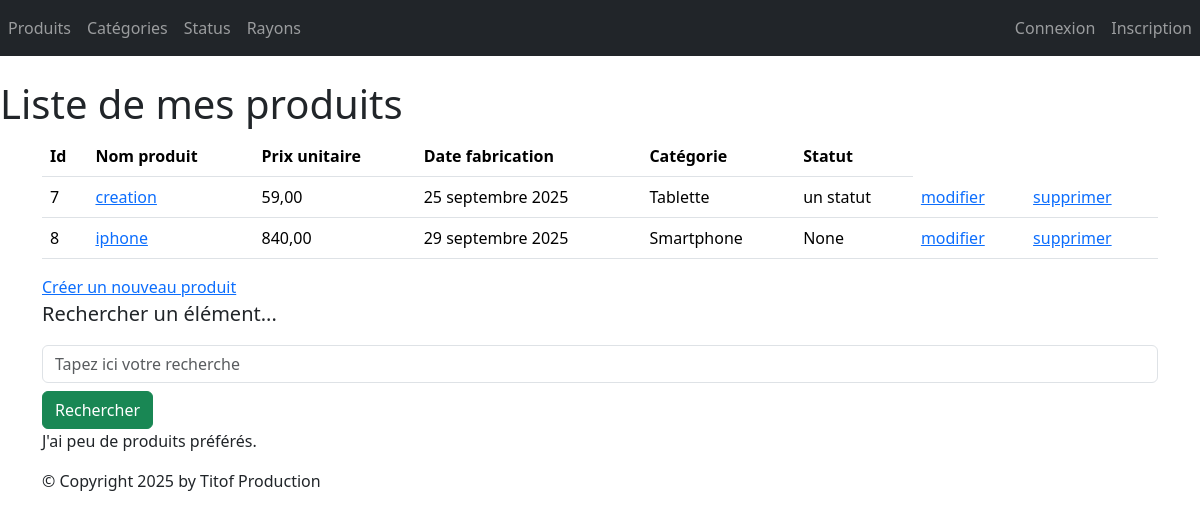
Before: /monApp/produits/ with the older database file.
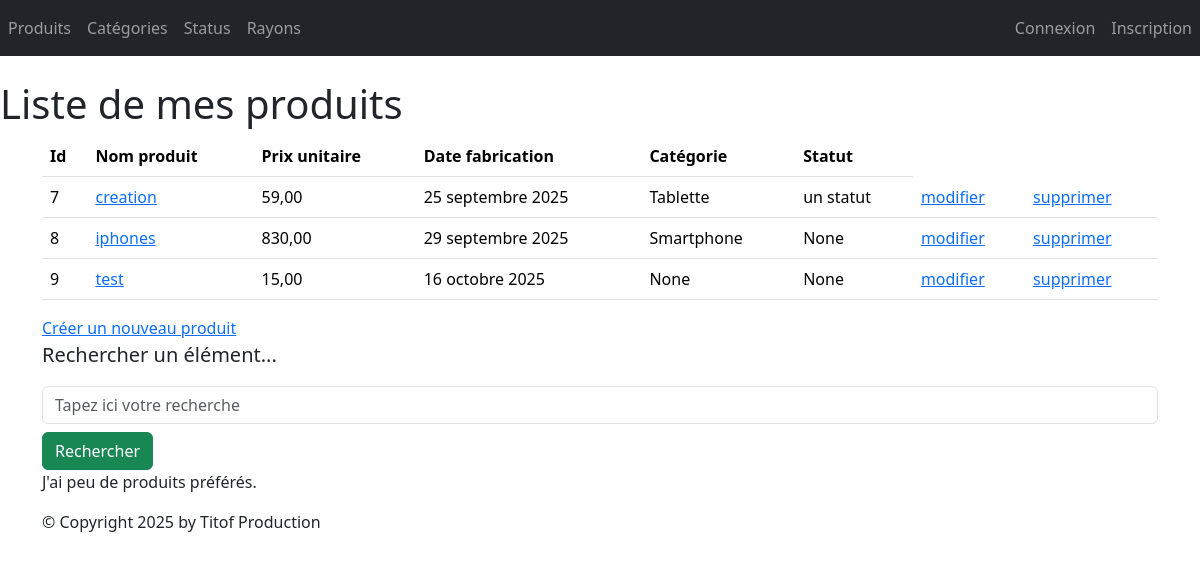
After: the same page with the newer database file.
### monApp/models.py (models this page shows, shortened)
class Produit(models.Model):
    refProd = models.AutoField(primary_key=True)
    intituleProd = models.CharField(max_length=200)
    prixUnitaireProd = models.DecimalField(max_digits=10, decimal_places=2)
    dateFabProd = models.DateField(default=date.today)
    categorie = models.ForeignKey(Categorie, on_delete=models.CASCADE, related_name="produits_categorie", null=True, blank=True)
    status = models.ForeignKey(Statut, on_delete=models.CASCADE, related_name="produits_status",null=True, blank=True)

class Categorie(models.Model):
    idCat = models.AutoField(primary_key=True)
    nomCat = models.CharField(max_length=100)
    def __str__(self):
        return self.nomCat

class Statut(models.Model):
    idStatus = models.AutoField(primary_key=True)
    libelleStatus = models.CharField(max_length=100, default='')
    def __str__(self):
        return self.libelleStatus

### monApp/views.py (the view)
# urls.py: path("produits/",views.ProduitListView.as_view(),name="lst_prdts"),
class ProduitListView(ListView):
    model = Produit
    template_name = "monApp/list_produits.html"
    context_object_name = "prdts"
    def get_queryset(self):
        query = self.request.GET.get('search')
        if query:
            return Produit.objects.filter(intituleProd__icontains=query).select_related('categorie').select_related('status')
        return Produit.objects.select_related('categorie').select_related('status')
    def get_context_data(self, **kwargs):
        context = super(ProduitListView, self).get_context_data(**kwargs)
        context['titremenu'] = "Liste de mes produits"
        return context

### monApp/templates/monApp/list_produits.html
{% extends 'monApp/base.html' %}
{% block menu %}
    <h1>{{titremenu}}</h1>
{% endblock %}
{% block contenu %}
    <table class="table">
        <thead>
            <th>Id</th>
            <th>Nom produit</th>
            <th>Prix unitaire</th>
            <th>Date fabrication</th>
            <th>Catégorie</th>
            <th>Statut</th>
        </thead>
            <tbody>
                {% for prdt in prdts %}
                <tr>
                    <td>{{ prdt.refProd }} </td>
                    <td> <a href="{% url 'dtl_prdt' prdt.refProd %}">{{ prdt.intituleProd }}</a> </td>
                    <td>{{ prdt.prixUnitaireProd }} </td>
                    <td>{{ prdt.dateFabProd }} </td>
                    <td>{{ prdt.categorie }} </td>
                    <td>{{ prdt.status }} </td>
                    <td><a href="{% url 'prdt_chng' prdt.refProd %}">modifier</a></td>
                    <td><a href="{% url 'prdt_del' prdt.refProd %}">supprimer</a></td>
                </tr>
                {% endfor %}
        </tbody>
    </table>
    <a href="{% url 'crt_prdt' %}">Créer un nouveau produit</a>
    <p class="lead mb-3 ml-0">Rechercher un élément...</p>
    <form method="GET" action="">
        <input class="form-control" type="text" name="search" placeholder="Tapez ici votre recherche"
        value="{{ request.GET.search }}">
        <button type="submit" class="btn btn-success mt-2">Rechercher</button>
    </form>
    <p>
    J'ai
    {% if prdts|length < 5 %}
    peu de
    {% elif prdts|length < 10 %}
    quelques
    {% else %}
    beaucoup de
    {% endif %}
    produits préférés.
    </p>
{% endblock %}

### monApp/templates/monApp/base.html (shortened to what this page needs)
<!doctype html>
{% load static %}
<html lang="fr">
    <head>
        {% block styles %}
            <link rel="stylesheet" href="{% static 'styles.css' %}" />
            {% load bootstrap5 %}
            {% bootstrap_css %}
        {% endblock %}
    </head>
    <body>
        {% block nav %}
        <nav class="navbar navbar-expand-md navbar-dark bg-dark mb-4">
            <div class="collapse navbar-collapse" id="navbarNav">
                <ul class="navbar-nav ml-auto">
                    <li class="nav-item">
                        <a class="nav-link" href="{% url 'lst_prdts' %}">Produits</a>
                    </li>
                    <li class="nav-item">
                        <a class="nav-link" href="{% url 'lst_cats' %}">Catégories</a>
                    </li>
                    <li class="nav-item">
                        <a class="nav-link" href="{% url 'lst_statuts' %}">Status</a>
                    </li>
                    <li class="nav-item">
                        <a class="nav-link" href="{% url 'lst_rayons' %}">Rayons</a>
                    </li>
                </ul>
            </div>
            {% if user.is_authenticated %}
                <ul class="navbar-nav">
                    <li class="nav-item">
                        <a class="nav-link" href="{% url 'logout' %}">Déconnexion</a>
                    </li>
                </ul>
            {% else %}
                <ul class="navbar-nav">
                    <li class="nav-item">
                        <a class="nav-link" href="{% url 'login' %}">Connexion</a>
                    </li>
                    <li class="nav-item">
                        <a class="nav-link" href="{% url 'register' %}">Inscription</a>
                    </li>
                </ul>
            {% endif %}
        </nav>
        {% block menu %}{% endblock %}
        {% endblock %}
        <main role="main" class="container top-pushed">
            <div class="jumbotron">
                {% block contenu %}{% endblock %}
            </div>
        </main>
        <footer class="footer">
            <div class="container">
                <p>&copy; Copyright {% now "Y" %} by Titof Production</p>
            </div>
        </footer>
    </body>
</html>

### static/styles.css (style rules this page uses)
h1 { color: red }

Changed rows visible on the page:
changed Produit "Smartphone": intituleProd "iphone" → "iphones"; prixUnitaireProd "840,00" → "830,00"
added Produit: refProd "9", intituleProd "test", prixUnitaireProd "15,00", dateFabProd "16 octobre 2025", categorie "None", status "None"
